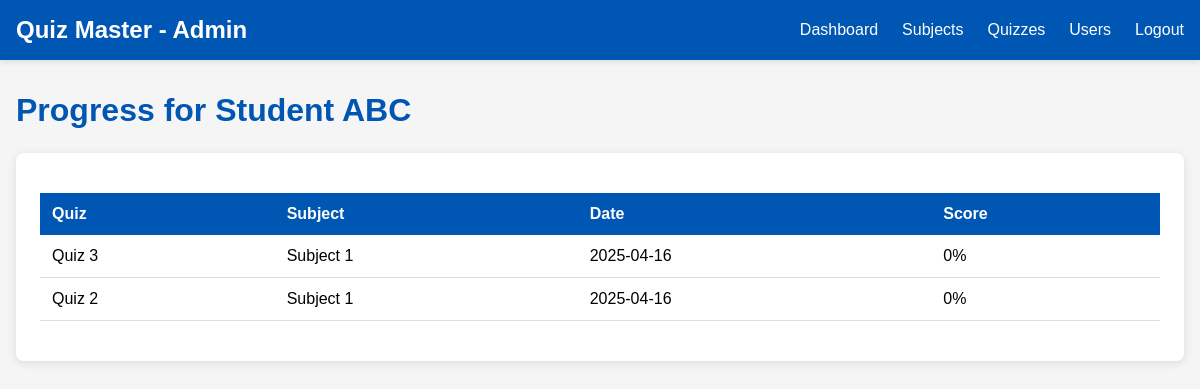
The page /admin/users/progress/1 (signed in) on the database its author committed.
### app.py (models this page shows)
class User(db.Model):
    u_id = db.Column(db.Integer, primary_key=True)
    email = db.Column(db.String(200), unique = True, nullable = False)
    password = db.Column(db.String(200), nullable = False)
    fname = db.Column(db.String(200))
    qualification = db.Column(db.String(200))
    dob = db.Column(db.Date)
    scores = db.relationship('Score', backref='user')

class Score(db.Model):
    sc_id = db.Column(db.Integer, primary_key = True)
    q_id = db.Column(db.Integer, db.ForeignKey("quiz.q_id"), nullable = False)
    u_id = db.Column(db.Integer, db.ForeignKey("user.u_id"), nullable = False)
    score = db.Column(db.Integer)
    time = db.Column(db.DateTime, default = datetime.now)

class Quiz(db.Model):
    q_id = db.Column(db.Integer, primary_key = True)
    c_id = db.Column(db.Integer, db.ForeignKey("chapter.c_id"), nullable = False)
    title = db.Column(db.String(200), nullable = False)
    q_date = db.Column(db.DateTime, default = datetime.now)
    duration = db.Column(db.String(8))
    remarks = db.Column(db.Text)
    scores = db.relationship('Score', backref='quiz')
    questions = db.relationship('Question', backref='quiz')

class Subject(db.Model):
    s_id = db.Column(db.Integer, primary_key = True)
    name = db.Column(db.String(200), nullable = False)
    description = db.Column(db.Text)
    chapters = db.relationship('Chapter', backref='subject')

### app.py (the view)
@app.route('/admin/users/progress/<int:u_id>')
def user_progress(u_id):
    if not request.cookies.get('admin_id'):
        return redirect('/login')
    user = User.query.get_or_404(u_id)
    scores = (db.session.query(Score, Quiz, Chapter, Subject)
              .join(Quiz, Score.q_id == Quiz.q_id)
              .join(Chapter, Quiz.c_id == Chapter.c_id)
              .join(Subject, Chapter.s_id == Subject.s_id)
              .filter(Score.u_id == u_id)
              .order_by(Score.time.desc())
              .all())
    return render_template('user_progress.html', user=user, scores=scores)

### templates/user_progress.html (shortened to what this page needs)
<!DOCTYPE html>
<html lang="en">
<head>
</head>
<body>
    <header>
        <div class="header-content">
            <div class="title">Quiz Master - Admin</div>
            <nav>
                <ul>
                    <li><a href="/admin/dashboard">Dashboard</a></li>
                    <li><a href="/admin/subjects">Subjects</a></li>
                    <li><a href="/admin/quizzes">Quizzes</a></li>
                    <li><a href="/admin/users">Users</a></li>
                    <li><a href="/logout">Logout</a></li>
                </ul>
            </nav>
        </div>
    </header>
    <div class="container">
        <h1>Progress for {{ user.fname }}</h1>
        <div class="table-card">
            {% if scores %}
            <table>
                <thead>
                    <tr>
                        <th>Quiz</th>
                        <th>Subject</th>
                        <th>Date</th>
                        <th>Score</th>
                    </tr>
                </thead>
                <tbody>
                    {% for score, quiz, chapter, subject in scores %}
                    <tr>
                        <td>{{ quiz.title }}</td>
                        <td>{{ subject.name }}</td>
                        <td>{{ score.time.strftime('%Y-%m-%d') }}</td>
                        <td>{{ score.score }}%</td>
                    </tr>
                    {% endfor %}
                </tbody>
            </table>
            {% else %}
            <p>No quiz attempts recorded.</p>
            {% endif %}
        </div>
    </div>
</body>
</html>

### templates/user_progress.html (style rules this page uses)
body { font-family: Arial, sans-serif; margin: 0; padding: 0; background-color: #f5f5f5; }
header { background-color: #0056B3; color: white; padding: 1rem; box-shadow: 0 2px 5px rgba(0, 0, 0, 0.1); }
.header-content { max-width: 1200px; margin: 0 auto; display: flex; justify-content: space-between; align-items: center; }
.title { font-size: 1.5rem; font-weight: bold; }
nav ul { list-style: none; display: flex; margin: 0; padding: 0; }
nav ul li { margin-left: 1.5rem; }
nav ul li a { color: white; text-decoration: none; }
.container { max-width: 1200px; margin: 2rem auto; padding: 0 1rem; }
h1 { color: #0056B3; margin-bottom: 1.5rem; }
.table-card { background: white; border-radius: 8px; box-shadow: 0 2px 10px rgba(0, 0, 0, 0.1); padding: 1.5rem; overflow-x: auto; }
table { width: 100%; border-collapse: collapse; margin: 1rem 0; }
th { background-color: #0056B3; color: white; padding: 12px; text-align: left; }
td { padding: 12px; border-bottom: 1px solid #ddd; }

### rows shown on the page
User: fname "Student ABC"
Score: title "Quiz 3", name "Subject 1", time "2025-04-16", score "0"
Score: title "Quiz 2", name "Subject 1", time "2025-04-16", score "0"
